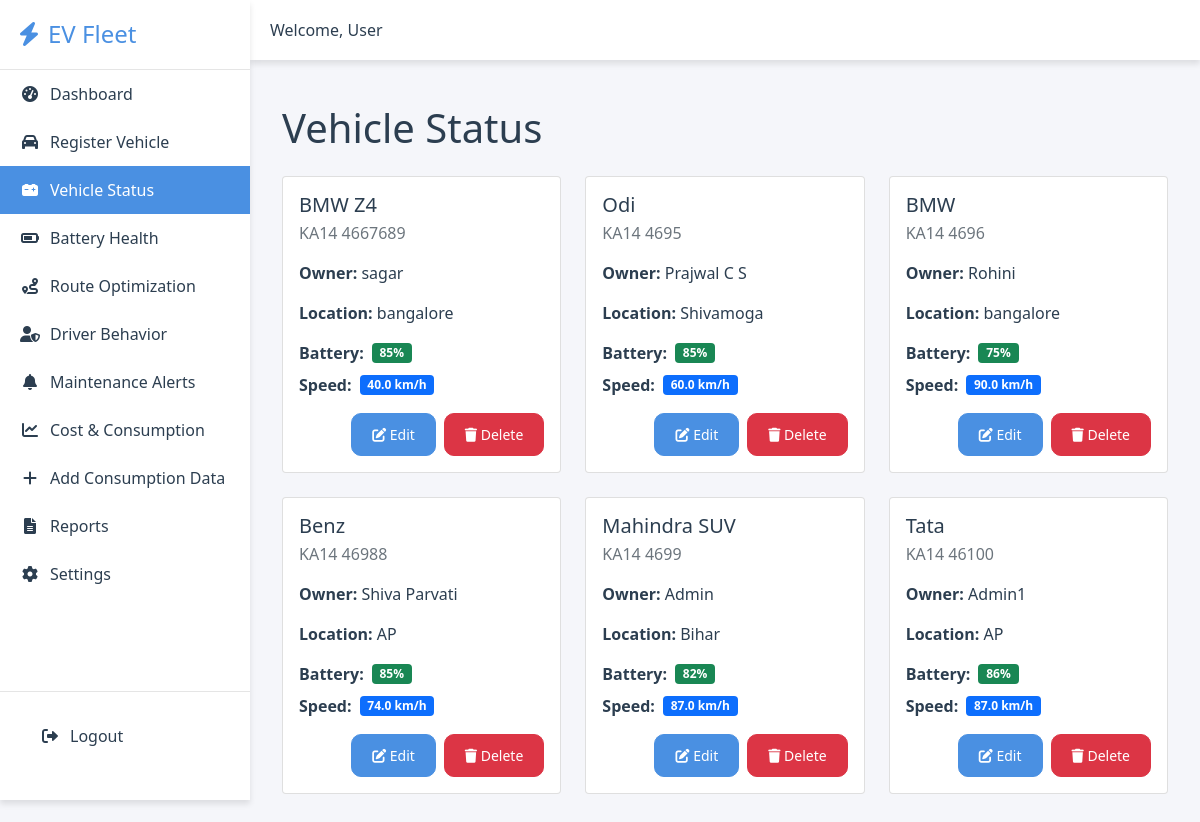
/vehicle_status, run on the app's committed database.
### app.py (models this page shows)
class Vehicle(db.Model):
    id = db.Column(db.Integer, primary_key=True)
    vehicle_name = db.Column(db.String(100), nullable=False)
    vehicle_number = db.Column(db.String(50), unique=True, nullable=False)
    owner_name = db.Column(db.String(100), nullable=False)
    battery_status = db.Column(db.Integer, nullable=False)
    location = db.Column(db.String(200), nullable=False)
    speed = db.Column(db.Float, nullable=False)

### app.py (the view)
@app.route('/vehicle_status')
def vehicle_status():
    vehicles = Vehicle.query.all()
    return render_template('vehicle_status.html', vehicles=vehicles)

### templates/vehicle_status.html (shortened to what this page needs)
{% extends 'base.html' %}
{% block content %}
<div class="container mt-4">
    <h1 class="mb-4">Vehicle Status</h1>
    <div class="row">
        {% for vehicle in vehicles %}
        <div class="col-md-6 col-lg-4 mb-4">
            <div class="card h-100">
                <div class="card-body">
                    <h5 class="card-title">{{ vehicle.vehicle_name }}</h5>
                    <p class="card-subtitle mb-2 text-muted">{{ vehicle.vehicle_number }}</p>
                    <div class="mt-3">
                        <p><strong>Owner:</strong> {{ vehicle.owner_name }}</p>
                        <p><strong>Location:</strong> {{ vehicle.location }}</p>
                        <div class="d-flex align-items-center mb-2">
                            <strong class="me-2">Battery:</strong>
                            <div class="badge bg-success">{{ vehicle.battery_status }}%</div>
                        </div>
                        <div class="d-flex align-items-center">
                            <strong class="me-2">Speed:</strong>
                            <div class="badge bg-primary">{{ vehicle.speed }} km/h</div>
                        </div>
                    </div>
                    <div class="mt-3 d-flex justify-content-end">
                        <button class="btn btn-sm btn-primary me-2" onclick="editVehicle({{ vehicle.id }})">
                            <i class="fas fa-edit"></i> Edit
                        </button>
                        <button class="btn btn-sm btn-danger" onclick="deleteVehicle({{ vehicle.id }})">
                            <i class="fas fa-trash"></i> Delete
                        </button>
                    </div>
                </div>
            </div>
        </div>
        {% endfor %}
    </div>
</div>
{% endblock %}

### static/css/style.css (style rules this page uses)
:root { --primary-color: #4a90e2; --secondary-color: #2c3e50; --success-color: #27ae60; --warning-color: #f39c12; --danger-color: #e74c3c; --background-color: #f5f6fa; --card-background: #ffffff; --text-primary: #2c3e50; --text-secondary: #7f8c8d; --shadow: 0 4px 6px rgba(0, 0, 0, 0.1); --border-radius: 10px; --sidebar-width: 250px; --sidebar-collapsed-width: 70px; --topbar-height: 60px; }
body { background-color: var(--background-color); color: var(--text-primary); font-family: 'Segoe UI', Tahoma, Geneva, Verdana, sans-serif; margin: 0; padding: 0; overflow-x: hidden; }
.btn { border-radius: var(--border-radius); padding: 10px 20px; font-weight: 500; transition: all 0.3s ease; }
.btn-primary { background-color: var(--primary-color); border-color: var(--primary-color); }

### data on the page
Vehicle: vehicle_name "BMW Z4", vehicle_number "KA14 4667689", owner_name "sagar", location "bangalore", battery_status "85", speed "40.0"
Vehicle: vehicle_name "Odi", vehicle_number "KA14 4695", owner_name "Prajwal C S", location "Shivamoga", battery_status "85", speed "60.0"
Vehicle: vehicle_name "BMW", vehicle_number "KA14 4696", owner_name "Rohini", location "bangalore", battery_status "75", speed "90.0"
Vehicle: vehicle_name "Benz", vehicle_number "KA14 46988", owner_name "Shiva Parvati", location "AP", battery_status "85", speed "74.0"
Vehicle: vehicle_name "Mahindra SUV", vehicle_number "KA14 4699", owner_name "Admin", location "Bihar", battery_status "82", speed "87.0"
Vehicle: vehicle_name "Tata", vehicle_number "KA14 46100", owner_name "Admin1", location "AP", battery_status "86", speed "87.0"

### other printed values
{{ session.get('username', 'User') }} "User"
